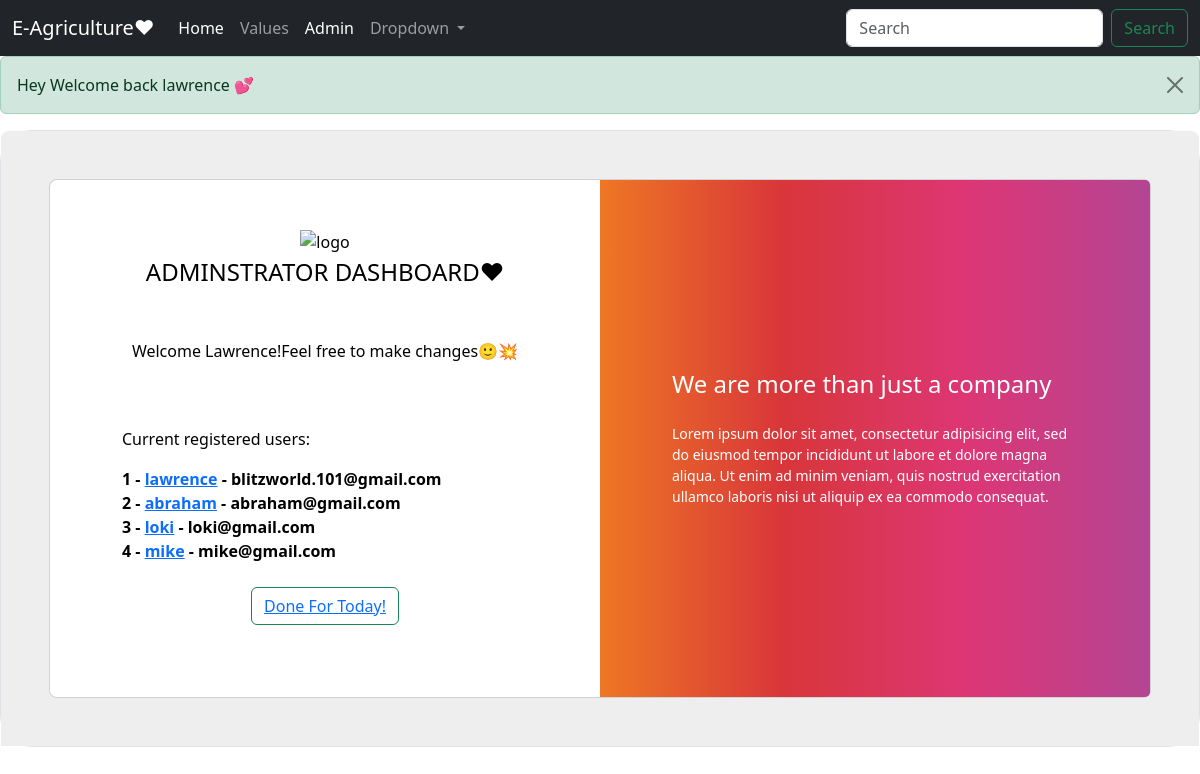
The page /admin (signed in) on the database as committed earlier.
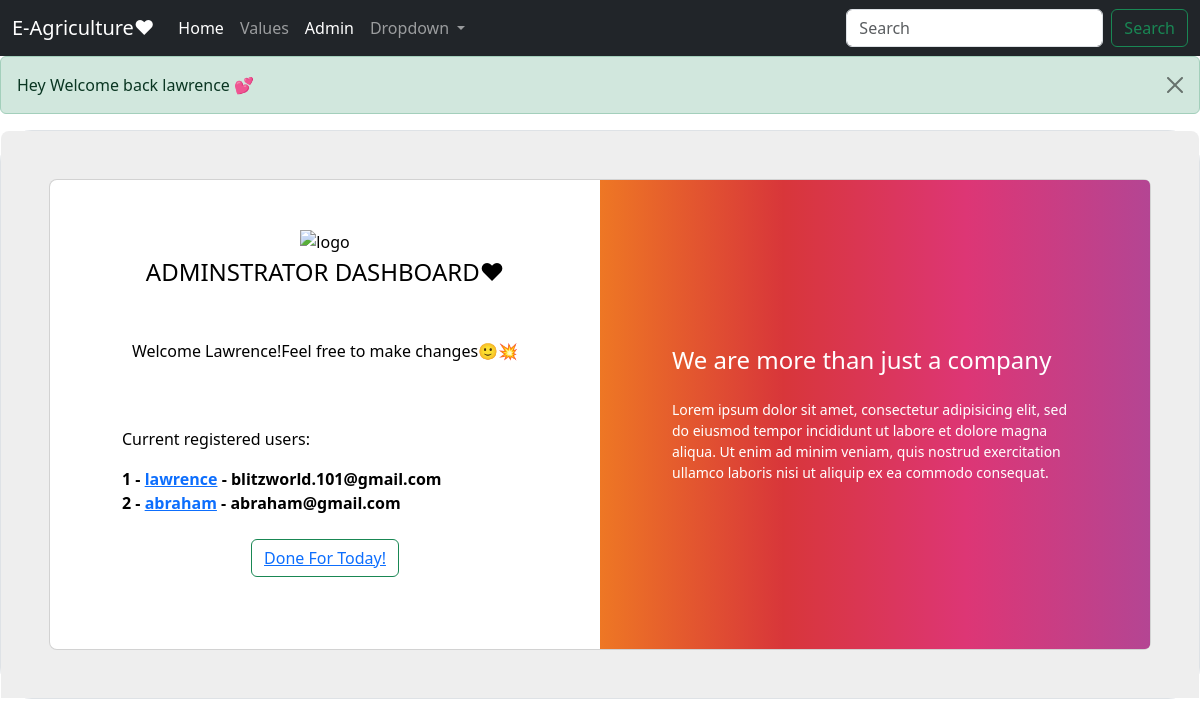
The same page on the database as committed later.
### main.py (models this page shows, shortened)
class users(db.Model, UserMixin):
    id = db.Column(db.Integer, primary_key=True)
    name = db.Column(db.String(100), nullable=False)
    email = db.Column(db.String(100), nullable=False, unique=True)
    password = db.Column(db.String(50), nullable=False)
    date = db.Column(db.DateTime, default=datetime.utcnow)

### main.py (the view)
@app.route('/admin', methods=['POST', 'GEt'])
def admin():
    id = current_user.id
    usr = users.query.get_or_404(id)
    all = users.query.order_by(users.date)
    if id == 1 or id == 5:
        flash(f'Welcome back {usr.name} 💕', category='success')
        return render_template('admin.html', all=all)
    else:
        flash('Only admins can log in to this page')
        return redirect(url_for('home'))

### main.py (called while the page is built)
@lm.user_loader
def user(user_id):
    return users.query.get(int(user_id))

### templates/admin.html (shortened to what this page needs)
<!DOCTYPE html>
<html lang="en">
<head>
    <link rel="stylesheet" type="text\css" href="static\style1.css">
    <link href="https://cdn.jsdelivr.net/npm/bootstrap@5.3.0-alpha1/dist/css/bootstrap.min.css" rel="stylesheet">
</head>
<body>
  <nav class="navbar navbar-expand-lg navbar-dark bg-dark">
    <div class="container-fluid">
      <a class="navbar-brand" href="#">E-Agriculture❤</a>
      <div class="collapse navbar-collapse" id="navbarSupportedContent">
        <ul class="navbar-nav me-auto mb-2 mb-lg-0">
          <li class="nav-item">
            <a class="nav-link active" aria-current="page" href="{{ url_for('home')}}">Home</a>
          </li>
          <li class="nav-item">
            <a class="nav-link" href="{{ url_for('model') }}">Values</a>
          </li>
          {% if current_user.id == 1%}
            <li class="nav-item">
              <a class="nav-link active" href="{{ url_for('admin') }}">Admin</a>
            </li>
          {% endif %}
          <li class="nav-item dropdown">
            <a class="nav-link dropdown-toggle" href="#" id="navbarDropdown" role="button" data-bs-toggle="dropdown" aria-expanded="false">
              Dropdown
            </a>
          </li>
        </ul>
        <form class="d-flex">
          <input class="form-control me-2" type="search" placeholder="Search" aria-label="Search">
          <button class="btn btn-outline-success" type="submit">Search</button>
        </form>
      </div>
    </div>
  </nav>
  {% for message in get_flashed_messages() %}
  <div class="alert alert-success alert-dismissible fade show" role="alert">
    Hey {{ message }}
    <button type="button" class="btn-close" data-bs-dismiss="alert" aria-label="Close"></button>
  </div>
  {% endfor %}
    <section class="pb-4">
        <div class="bg-white border rounded-5">
          <section class="w-100 p-4 p-xl-5" style="background-color: #eee; border-radius: .5rem .5rem 0 0;">
            <div class="row d-flex justify-content-center">
              <div class="col-12">
                <div class="card rounded-3 text-black">
                  <div class="row g-0">
                    <div class="col-lg-6">
                      <div class="card-body p-md-5 mx-md-4">
                        <div class="text-center">
                          <img src="https://mdbcdn.b-cdn.net/img/Photos/new-templates/bootstrap-login-form/lotus.webp" style="width: 185px;" alt="logo">
                          <h4 class="mt-1 mb-5 pb-1">ADMINSTRATOR DASHBOARD❤</h4>
                        </div>
                          <p class="d-flex align-items-center justify-content-center pb-4">Welcome Lawrence!Feel free to make changes🙂💥</p>
                          <br/>
                          <p>Current registered users:</p>
                          {% for user in all %}
                           <strong>{{ user.id }} - <a href="{{ url_for('update', id=user.id)}}">{{user.name }}</a> - {{ user.email }}<br/></strong>
                          {% endfor %}
                          <br/>
                          <div class="d-flex align-items-center justify-content-center pb-4">
                            <button type="button" class="btn btn-outline-success"><a href="{{ url_for('logout') }}">Done For Today!</a></button>
                          </div>
                      </div>
                    </div>
                    <div class="col-lg-6 d-flex align-items-center gradient-custom-2">
                      <div class="text-white px-3 py-4 p-md-5 mx-md-4">
                        <h4 class="mb-4">We are more than just a company</h4>
                        <p class="small mb-0">Lorem ipsum dolor sit amet, consectetur adipisicing elit, sed do eiusmod tempor
                          incididunt ut labore et dolore magna aliqua. Ut enim ad minim veniam, quis nostrud exercitation
                          ullamco laboris nisi ut aliquip ex ea commodo consequat.</p>
                      </div>
                    </div>
                  </div>
                </div>
              </div>
            </div>
          </section>
        </div>
      </section>
</body>
</html>

Rows that differ between the two databases and show on the page:
removed users: id "3", name "loki", email "loki@gmail.com"
removed users: id "4", name "mike", email "mike@gmail.com"
